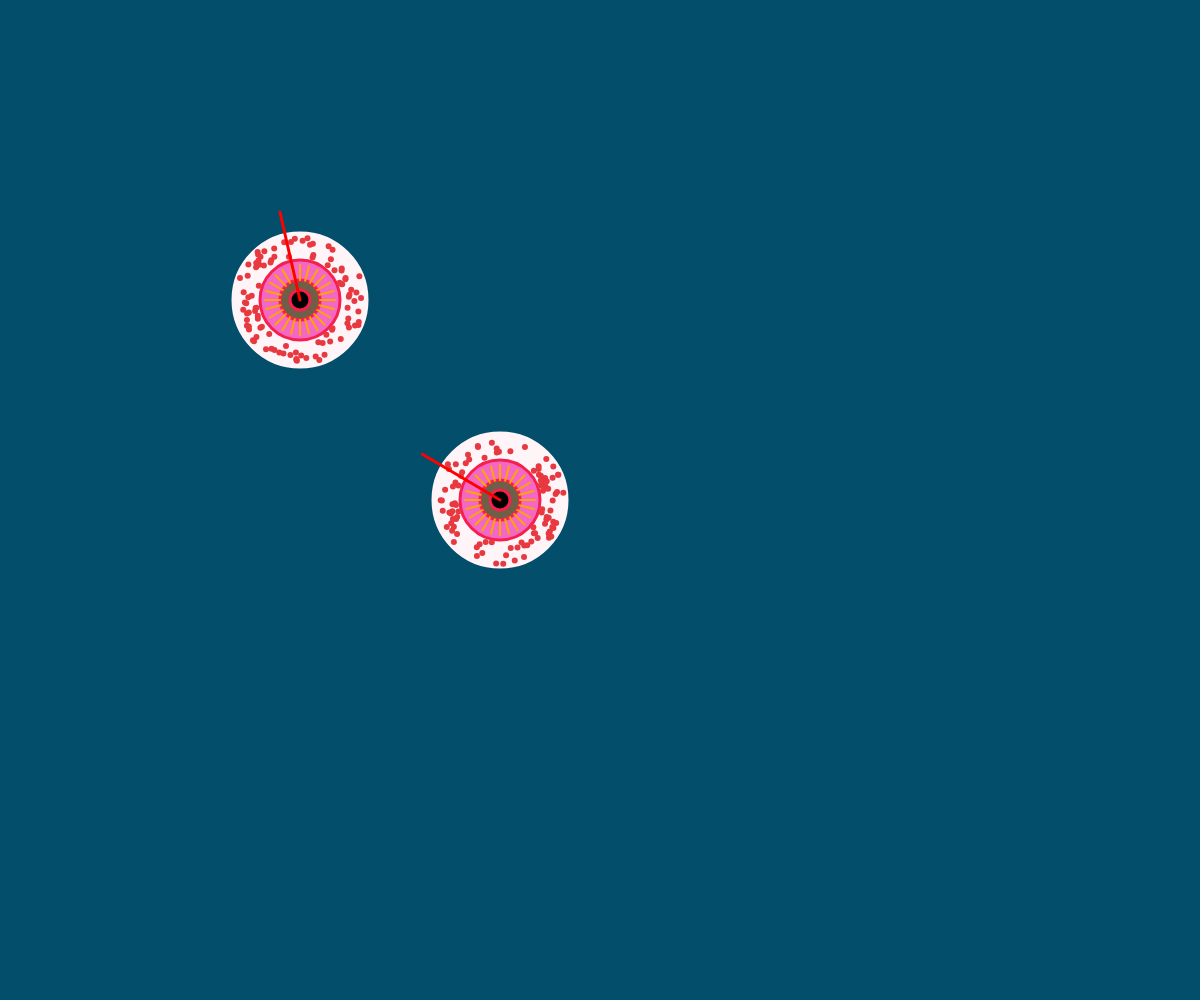
Frame 1 (no input)
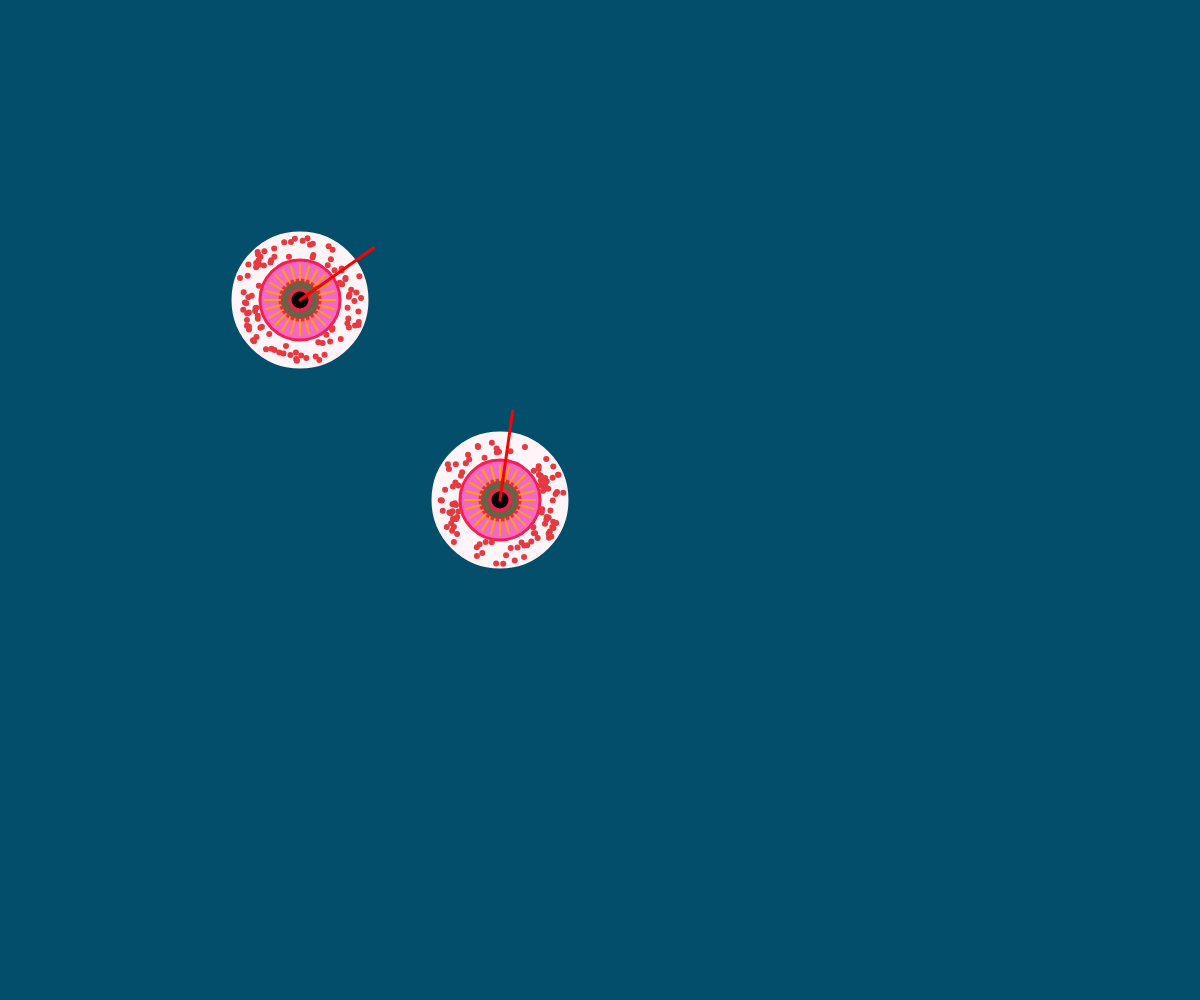
Frame 60 (no input)
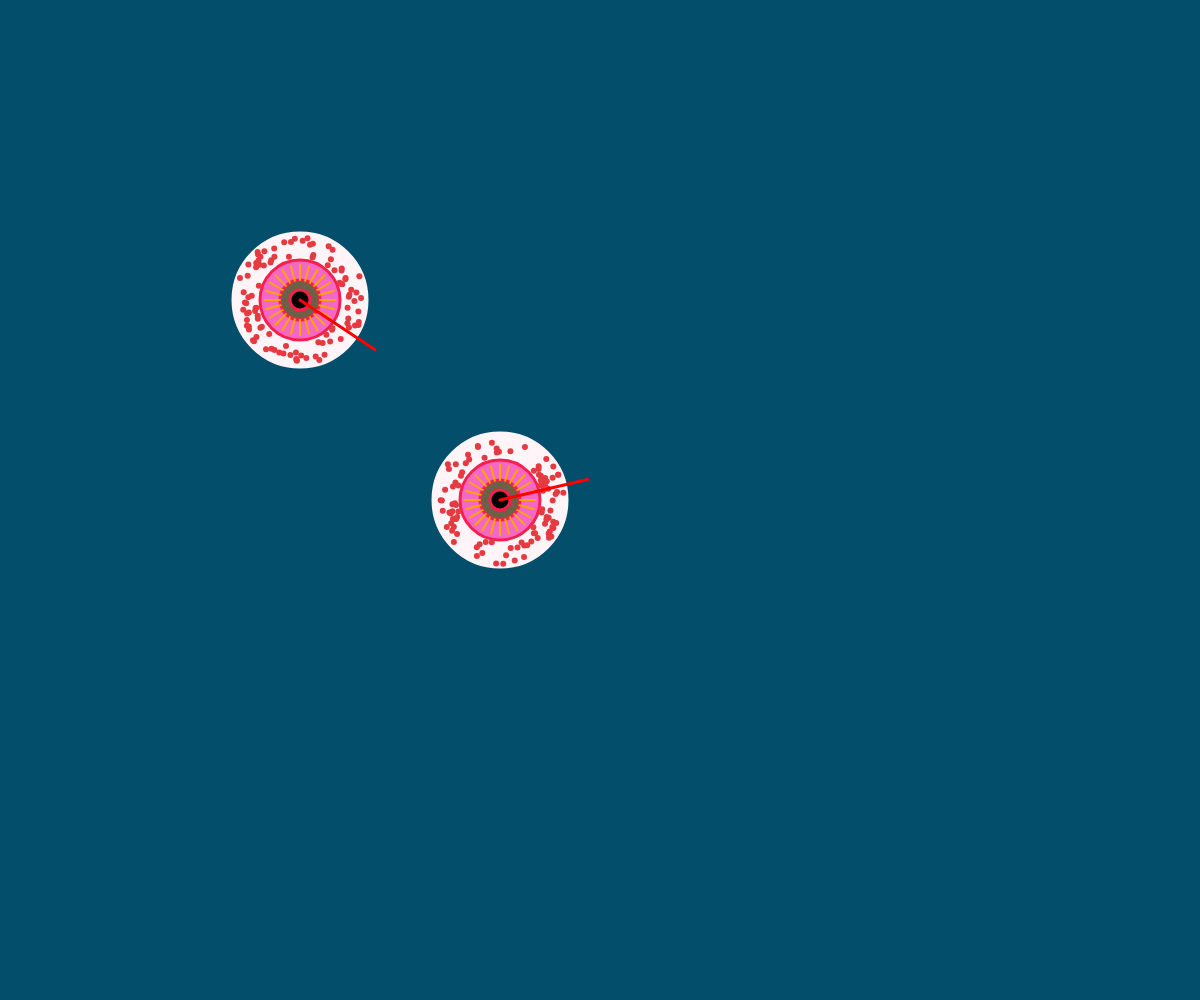
Frame 120 (the mouse pressed at the canvas centre since frame 60)

The p5.js sketch that drew these frames (run headless with seeded random() and noise() and a simulated clock; from frame 60 on, the mouse is pressed at the canvas centre):

// p5.js sketch
// ── sketch.js
let circles = []// Stores multiple graphic objects

class pictureCircle {
  constructor(x, y, radius, strokeColor, stroke, strokeweight, fillColor, dotColor, dotCount = 50, dotRadius = 3) {
    this.x = x;
    this.y = y;
    this.radius = radius;
    this.stroke = stroke;
    this.strokeColor = strokeColor;
    this.strokeweight = strokeweight;
    this.fillColor = fillColor;
    this.dotColor = dotColor;
    this.dotCount = dotCount;
    this.dotRadius = dotRadius;

    this.angle = random(TWO_PI); 

    //Control dots' position between the biggest circle and second-biggest circle.
    const innerR = this.radius[this.radius.length - 2] + this.strokeweight;
    const outerR = this.radius[this.radius.length - 1] - this.strokeweight;

    this.dots = [];
    for (let i = 0; i < this.dotCount; i++) {
      let angle = random(TWO_PI);
      let r = random(innerR, outerR - this.dotRadius);
      let dx = this.x + r * cos(angle);
      let dy = this.y + r * sin(angle);
      this.dots.push({ x: dx, y: dy });
    }
  }

  drawCircle() {
    for (let i = this.radius.length - 1; i >= 0; i--) {
      strokeWeight(this.strokeweight);
      stroke(this.strokeColor[i]);
      fill(this.fillColor[i]);
      ellipse(this.x, this.y, this.radius[i] * 2);
    }
  }

  drawDots() {
    fill(this.dotColor);
    noStroke();
    for (let d of this.dots) {
      ellipse(d.x, d.y, this.dotRadius * 2);
    }
  }

  //Draw animate pointers
  drawRotatingPointer() {
    let outerR = this.radius[this.radius.length - 1];
    let r = outerR + 20;
    stroke('red');
    strokeWeight(3);
    noFill();
    let x1 = this.x;
    let y1 = this.y;
    let x2 = this.x + r * cos(this.angle);
    let y2 = this.y + r * sin(this.angle);
    line(x1, y1, x2, y2);
    this.angle += 0.02; 
  }

  drawRays() {
    stroke('orange');
    strokeWeight(2);
    let rayCount = 24;
    let rayLength = this.radius[1] - 5;
    for (let i = 0; i < rayCount; i++) {
      let angle = TWO_PI * i / rayCount;
      let x1 = this.x + this.radius[1] * cos(angle);
      let y1 = this.y + this.radius[1] * sin(angle);
      let x2 = x1 + rayLength * cos(angle);
      let y2 = y1 + rayLength * sin(angle);
      line(x1, y1, x2, y2);
    }
  }
}

function setup() {
  createCanvas(windowWidth, windowHeight);
  pointerLayer = createGraphics(windowWidth, windowHeight);
  pointerLayer.angleMode(RADIANS);

  circles.push(new pictureCircle(
    300, 300,
    [10, 20, 40, 70],
    ['#F5204D', '#F5204D', '#F5204D', '#024E6B'],
    true,
    3,
    ['black','#6E6046', '#F367C6', '#FFF5F9'],
    '#E73940',
    100,
    3
  ));

  circles.push(new pictureCircle(
    500, 500,
    [10, 20, 40, 70],
    ['#F5204D', '#F5204D', '#F5204D', '#024E6B'],
    true,
    3,
    ['black','#6E6046', '#F367C6', '#FFF5F9'],
    '#E73940',
    100,
    3
  ));
  
}

function draw() {
  background('#024E6B');

  for (let circle of circles) {
    circle.drawCircle();
    circle.drawDots();
    circle.drawRays();
    circle.drawRotatingPointer();
  }   
}
